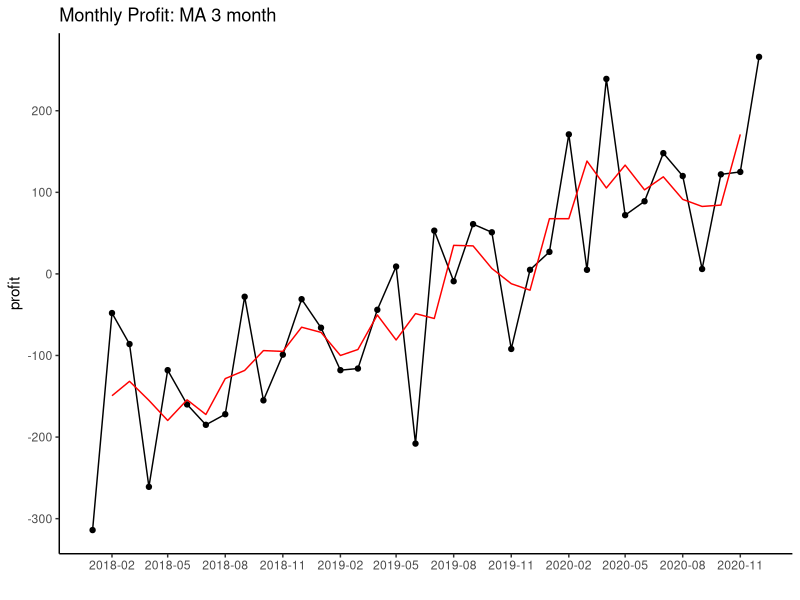

Source code (R):
library(ggplot2)
library(scales)

rm(list=ls())

set.seed(20180225)

n <- 36

profit <- 
  ts(
    data=floor(100 * (sort(rnorm(n, 0, 1)) + rnorm(n, 0, .8))), 
    start=c(2018, 1), 
    frequency=12)

ma <- function(x, window) filter(x=x, filter=rep(1/window, window))

df <-
  data.frame(
    month = seq(as.Date(0, origin="2018-01-01"), length.out=n, by="1 month"), 
    profit = as.numeric(profit),
    profit.ma3 = ma(profit, 3)) 

ggplot(data=df, aes(x=month, y=profit)) +
  geom_line() +
  geom_point() +
  geom_line(aes(x=month, y=profit.ma3), colour='red', na.rm=TRUE) +
  scale_x_date(date_labels='%Y-%m', date_breaks='3 month') +
  theme_classic() +
  labs(title='Monthly Profit: MA 3 month', x='')

# facebook post
# https://www.facebook.com/groups/KoreaRUsers/permalink/1237259443073422/
